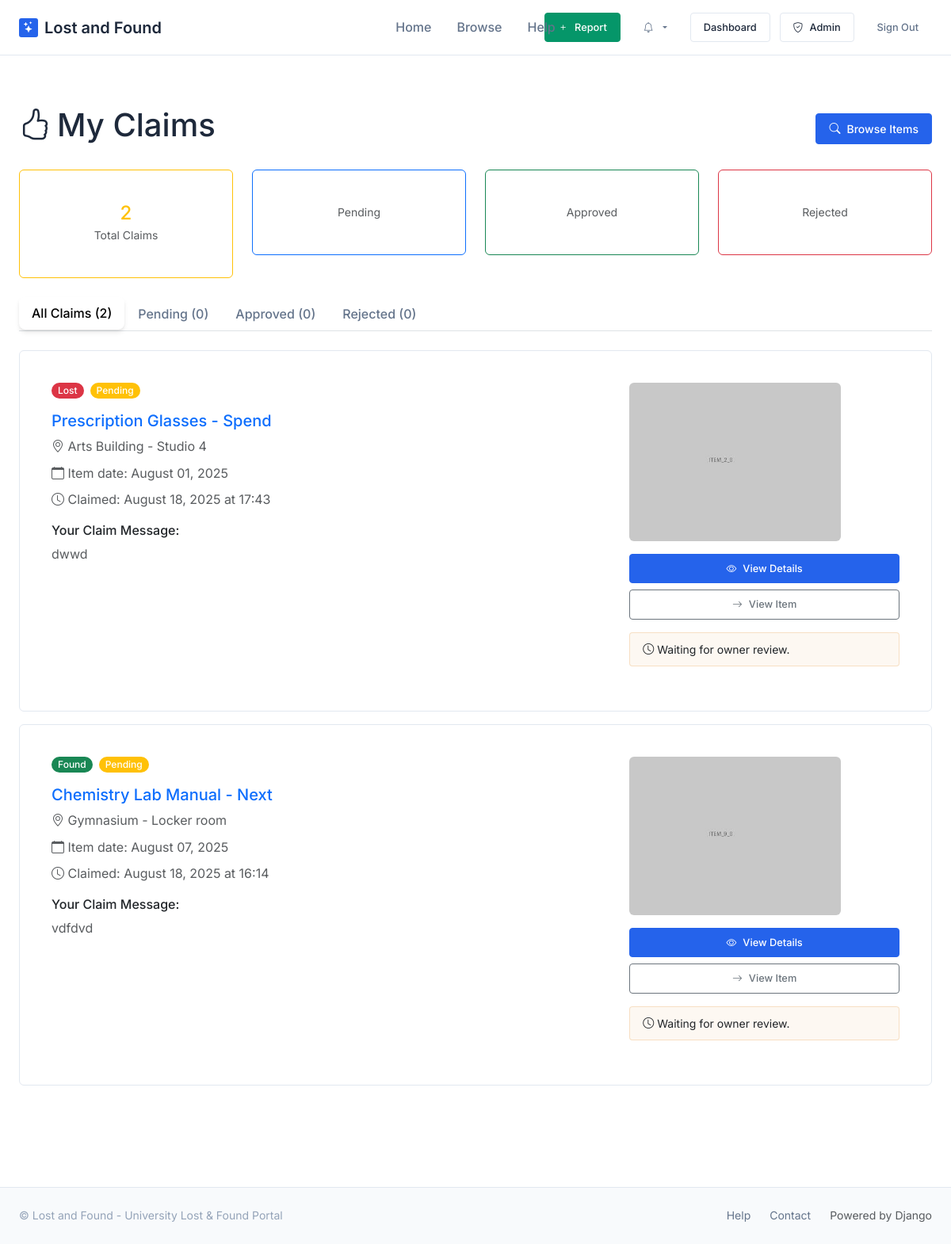
/claims/ (signed in), run on the app's committed database.
### lost_found/models.py (models this page shows, shortened)
class Claim(models.Model):
    STATUS_CHOICES = [
        ('PENDING', 'Pending'),
        ('APPROVED', 'Approved'),
        ('REJECTED', 'Rejected'),
        ('COLLECTED', 'Collected'),
    ]
    report = models.ForeignKey(ItemReport, on_delete=models.CASCADE, related_name='claims')
    claimant = models.ForeignKey(User, on_delete=models.CASCADE, related_name='claims')
    message = models.TextField(help_text="Describe why this item belongs to you")
    evidence_photo = models.ImageField(upload_to='claims/', null=True, blank=True)
    status = models.CharField(max_length=10, choices=STATUS_CHOICES, default='PENDING')
    created_at = models.DateTimeField(auto_now_add=True)
    resolved_at = models.DateTimeField(null=True, blank=True)
    resolution_note = models.TextField(blank=True)
    collected_at = models.DateTimeField(null=True, blank=True)
    collection_notes = models.TextField(blank=True, help_text="Notes about the collection (location, condition, etc.)")
    collection_confirmed_by_reporter = models.BooleanField(default=False)
    class Meta:
        verbose_name = "Claim"
        verbose_name_plural = "Claims"
        ordering = ['-created_at']
        unique_together = ['report', 'claimant']

class ItemReport(models.Model):
    TYPE_CHOICES = [
        ('LOST', 'Lost'),
        ('FOUND', 'Found'),
    ]
    STATUS_CHOICES = [
        ('OPEN', 'Open'),
        ('CLAIMED', 'Claimed'),
        ('RETURNED', 'Returned'),
        ('CLOSED', 'Closed'),
    ]
    type = models.CharField(max_length=5, choices=TYPE_CHOICES, db_index=True)
    title = models.CharField(
        max_length=120,
        validators=[MinLengthValidator(10), MaxLengthValidator(120)],
        help_text="Brief description of the item"
    )
    description = models.TextField(
        validators=[MinLengthValidator(50), MaxLengthValidator(2000)],
        help_text="Detailed description of the item"
    )
    category = models.ForeignKey(ItemCategory, on_delete=models.PROTECT, related_name='reports')
    location_text = models.CharField(max_length=200, help_text="Where the item was lost/found")
    latitude = models.DecimalField(max_digits=9, decimal_places=6, null=True, blank=True)
    longitude = models.DecimalField(max_digits=9, decimal_places=6, null=True, blank=True)
    date_event = models.DateField(help_text="Date item was lost/found")
    created_at = models.DateTimeField(auto_now_add=True, db_index=True)
    updated_at = models.DateTimeField(auto_now=True)
    reward_offered = models.DecimalField(
        max_digits=8, decimal_places=2, null=True, blank=True,
        validators=[MinValueValidator(0)],
        help_text="Reward amount offered (if any)"
    )
    status = models.CharField(max_length=10, choices=STATUS_CHOICES, default='OPEN', db_index=True)
    reporter = models.ForeignKey(User, on_delete=models.CASCADE, related_name='reports')
    claim_code = models.CharField(max_length=8, unique=True, default=generate_claim_code)
    is_approved = models.BooleanField(default=False, db_index=True)
    approved_by = models.ForeignKey(User, on_delete=models.SET_NULL, null=True, blank=True, related_name='approved_reports')
    approved_at = models.DateTimeField(null=True, blank=True)
    is_rejected = models.BooleanField(default=False, db_index=True)
    rejected_by = models.ForeignKey(User, on_delete=models.SET_NULL, null=True, blank=True, related_name='rejected_reports')
    rejected_at = models.DateTimeField(null=True, blank=True)
    rejection_reason = models.TextField(blank=True)
    is_flagged = models.BooleanField(default=False, db_index=True)
    flagged_by = models.ForeignKey(User, on_delete=models.SET_NULL, null=True, blank=True, related_name='flagged_reports')
    flagged_at = models.DateTimeField(null=True, blank=True)
    flag_reason = models.CharField(max_length=500, blank=True)
    admin_notes = models.TextField(blank=True, help_text="Internal notes visible only to staff")
    view_count = models.PositiveIntegerField(default=0)
    class Meta:
        verbose_name = "Item Report"
        verbose_name_plural = "Item Reports"
        ordering = ['-created_at']
        indexes = [
            models.Index(fields=['type', 'status', 'is_approved']),
            models.Index(fields=['category', 'status']),
            models.Index(fields=['reporter', 'status']),
        ]

class ItemPhoto(models.Model):
    report = models.ForeignKey(ItemReport, on_delete=models.CASCADE, related_name='photos')
    image = models.ImageField(upload_to=item_photo_path)
    caption = models.CharField(max_length=200, blank=True)
    uploaded_at = models.DateTimeField(auto_now_add=True)
    class Meta:
        verbose_name = "Item Photo"
        verbose_name_plural = "Item Photos"
        ordering = ['uploaded_at']

### lost_found/views.py (the view)
# urls.py: path('claims/', views.ClaimListView.as_view(), name='claim_list'),
class ClaimListView(LoginRequiredMixin, ListView):
    model = Claim
    template_name = 'lost_found/claim_list.html'
    context_object_name = 'claims'
    paginate_by = 20
    def get_queryset(self):
        return Claim.objects.filter(
            claimant=self.request.user
        ).select_related('report').order_by('-created_at')

### templates/lost_found/claim_list.html (shortened to what this page needs)
{% extends 'base.html' %}
{% block content %}
<div class="row">
    <div class="col-12">
        <div class="d-flex justify-content-between align-items-center mb-4">
            <h1><i class="bi bi-hand-thumbs-up me-2"></i>My Claims</h1>
            <a href="{% url 'lost_found:report_list' %}" class="btn btn-primary">
                <i class="bi bi-search"></i> Browse Items
            </a>
        </div>
        <div class="row mb-4">
            <div class="col-md-3">
                <div class="card text-center border-warning">
                    <div class="card-body">
                        <h4 class="text-warning mb-0">{{ claims|length }}</h4>
                        <small class="text-muted">Total Claims</small>
                    </div>
                </div>
            </div>
            <div class="col-md-3">
                <div class="card text-center border-primary">
                    <div class="card-body">
                        <small class="text-muted">Pending</small>
                    </div>
                </div>
            </div>
            <div class="col-md-3">
                <div class="card text-center border-success">
                    <div class="card-body">
                        <small class="text-muted">Approved</small>
                    </div>
                </div>
            </div>
            <div class="col-md-3">
                <div class="card text-center border-danger">
                    <div class="card-body">
                        <small class="text-muted">Rejected</small>
                    </div>
                </div>
            </div>
        </div>
        {% if claims %}
        <ul class="nav nav-tabs mb-4" id="claimTabs" role="tablist">
            <li class="nav-item" role="presentation">
                <button class="nav-link active" id="all-tab" data-bs-toggle="tab"
                        data-bs-target="#all" type="button" role="tab" aria-controls="all"
                        aria-selected="true">
                    All Claims ({{ claims|length }})
                </button>
            </li>
            <li class="nav-item" role="presentation">
                <button class="nav-link" id="pending-tab" data-bs-toggle="tab"
                        data-bs-target="#pending" type="button" role="tab" aria-controls="pending"
                        aria-selected="false">
                </button>
            </li>
            <li class="nav-item" role="presentation">
                <button class="nav-link" id="approved-tab" data-bs-toggle="tab"
                        data-bs-target="#approved" type="button" role="tab" aria-controls="approved"
                        aria-selected="false">
                </button>
            </li>
            <li class="nav-item" role="presentation">
                <button class="nav-link" id="rejected-tab" data-bs-toggle="tab"
                        data-bs-target="#rejected" type="button" role="tab" aria-controls="rejected"
                        aria-selected="false">
                </button>
            </li>
        </ul>
        <div class="tab-content" id="claimTabContent">
            <div class="tab-pane fade show active" id="all" role="tabpanel" aria-labelledby="all-tab">
                {% for claim in claims %}
                <div class="card mb-3">
                    <div class="card-body">
                        <div class="row">
                            <div class="col-md-8">
                                <div class="d-flex gap-2 mb-3">
                                    <span class="badge {% if claim.report.type == 'LOST' %}bg-danger{% else %}bg-success{% endif %}">
                                        {{ claim.report.get_type_display }}
                                    </span>
                                    <span class="badge
                                        {% if claim.status == 'PENDING' %}bg-warning
                                        {% elif claim.status == 'APPROVED' %}bg-success
                                        {% else %}bg-danger{% endif %}">
                                        {{ claim.get_status_display }}
                                    </span>
                                </div>
                                <h5>
                                    <a href="{% url 'lost_found:report_detail' claim.report.pk %}"
                                       class="text-decoration-none">{{ claim.report.title }}</a>
                                </h5>
                                <p class="text-muted mb-2">
                                    <i class="bi bi-geo-alt"></i> {{ claim.report.location_text }}
                                </p>
                                <p class="text-muted mb-2">
                                    <i class="bi bi-calendar"></i> Item date: {{ claim.report.date_event|date:"F d, Y" }}
                                </p>
                                <p class="text-muted mb-2">
                                    <i class="bi bi-clock"></i> Claimed: {{ claim.created_at|date:"F d, Y \a\t H:i" }}
                                </p>
                                <div class="mt-3">
                                    <h6>Your Claim Message:</h6>
                                    <p class="text-muted">{{ claim.message|truncatewords:30 }}</p>
                                </div>
                            </div>
                            <div class="col-md-4">
                                {% if claim.report.photos.exists %}
                                <img src="{{ claim.report.photos.first.image.url }}"
                                     class="img-fluid rounded mb-3"
                                     style="max-height: 200px; object-fit: cover;"
                                     alt="{{ claim.report.title }}">
                                {% endif %}
                                <div class="d-grid gap-2">
                                    <a href="{% url 'lost_found:claim_detail' claim.pk %}"
                                       class="btn btn-primary btn-sm">
                                        <i class="bi bi-eye"></i> View Details
                                    </a>
                                    <a href="{% url 'lost_found:report_detail' claim.report.pk %}"
                                       class="btn btn-outline-secondary btn-sm">
                                        <i class="bi bi-arrow-right"></i> View Item
                                    </a>
                                </div>
                                {% if claim.status == 'APPROVED' %}
                                <div class="alert alert-success mt-3 py-2">
                                    <small>
                                        <i class="bi bi-check-circle"></i>
                                        Contact the owner to arrange pickup!
                                    </small>
                                </div>
                                {% else %}
                                <div class="alert alert-warning mt-3 py-2">
                                    <small>
                                        <i class="bi bi-clock"></i>
                                        Waiting for owner review.
                                    </small>
                                </div>
                                {% endif %}
                            </div>
                        </div>
                    </div>
                </div>
                {% endfor %}
            </div>
        </div>
        {% endif %}
    </div>
</div>
{% endblock %}

### static/lost_found/css/style.css (style rules this page uses)
:root { --primary: #2563eb; --primary-light: #3b82f6; --primary-dark: #1d4ed8; --secondary: #64748b; --secondary-light: #94a3b8; --secondary-dark: #475569; --accent: #059669; --accent-light: #10b981; --accent-dark: #047857; --danger: #dc2626; --warning: #d97706; --info: #0891b2; --success: var(--accent); --warning: var(--warning); --error: var(--danger); --info: var(--info); --gray-50: #fafafa; --gray-100: #f5f5f5; --gray-200: #e5e5e5; --gray-300: #d4d4d4; --gray-400: #a3a3a3; --gray-500: #737373; --gray-600: #525252; --gray-700: #404040; --gray-800: #262626; --gray-900: #171717; --background: #ffffff; --surface: #f8fafc; --surface-elevated: #ffffff; --border: #e2e8f0; --text-primary: #1e293b; --text-secondary: #64748b; --text-muted: #94a3b8; --radius-sm: 0.375rem; --radius-md: 0.5rem; --radius-lg: 0.75rem; --radius-xl: 1rem; --radius-2xl: 1.5rem; --shadow-sm: 0 1px 2px 0 rgb(0 0 0 / 0.05); --shadow-md: 0 4px 6px -1px rgb(0 0 0 / 0.1), 0 2px 4px -2px rgb(0 0 0 / 0.1); --shadow-lg: 0 10px 15px -3px rgb(0 0 0 / 0.1), 0 4px 6px -4px rgb(0 0 0 / 0.1); --shadow-xl: 0 20px 25px -5px rgb(0 0 0 / 0.1), 0 8px 10px -6px rgb(0 0 0 / 0.1); --shadow-colored: 0 10px 25px -5px rgba(14, 165, 233, 0.15), 0 8px 10px -6px rgba(168, 85, 247, 0.1); --shadow-glow: 0 0 20px rgba(14, 165, 233, 0.3); --transition-fast: 150ms cubic-bezier(0.4, 0, 0.2, 1); --transition-normal: 300ms cubic-bezier(0.4, 0, 0.2, 1); --transition-slow: 500ms cubic-bezier(0.4, 0, 0.2, 1); --font-sans: 'Inter', -apple-system, BlinkMacSystemFont, 'Segoe UI', Roboto, 'Helvetica Neue', sans-serif; --font-display: 'Inter', Georgia, serif; --font-mono: 'JetBrains Mono', 'Fira Code', 'Consolas', monospace; --container-padding: 1.5rem; --section-spacing: 4rem; --element-spacing: 1.5rem; }
* { box-sizing: border-box; }
body { font-family: var(--font-sans); line-height: 1.6; color: var(--text-primary); background-color: var(--background); margin: 0; padding: 0; font-size: 16px; font-weight: 400; }
.btn { display: inline-flex; align-items: center; justify-content: center; gap: 0.5rem; padding: 0.5rem 1rem; border: 1px solid; border-radius: 4px; font-family: var(--font-sans); font-size: 0.875rem; font-weight: 500; text-decoration: none; cursor: pointer; transition: all 0.15s ease; }
.btn-primary { background: var(--primary); color: white; border-color: var(--primary); }
.btn-sm { padding: 0.5rem 1rem; font-size: 0.8rem; }
.card { background: #ffffff; border: 1px solid var(--border); border-radius: 6px; padding: 1.5rem; }
.card-body { margin: 0; }
.nav-link { color: var(--text-secondary); text-decoration: none; font-weight: 500; padding: 0.5rem 1rem; border-radius: var(--radius-md); transition: all var(--transition-fast); position: relative; }
.nav-link.active { color: var(--primary-600); background: #ffffff; box-shadow: var(--shadow-md); border: 1px solid var(--border-accent); }
.badge { display: inline-flex; align-items: center; gap: 0.25rem; padding: 0.25rem 0.5rem; border-radius: 12px; font-size: 0.75rem; font-weight: 500; }
.alert { padding: 1rem; border-radius: 4px; border: 1px solid; margin-bottom: 1rem; }
.alert-warning { background: rgba(217, 119, 6, 0.05); border-color: rgba(217, 119, 6, 0.2); color: var(--warning); }
.gap-2 { gap: 0.5rem; }

### data on the page
Claim: report.type "Lost", status "Pending", report "Prescription Glasses - Spend", report.location_text "Arts Building - Studio 4", report.date_event "August 01, 2025", created_at "August 18, 2025 at 17:43", message "dwwd", report.photos.first.image (picture), shows "Waiting for owner review."
Claim: report.type "Found", status "Pending", report "Chemistry Lab Manual - Next", report.location_text "Gymnasium - Locker room", report.date_event "August 07, 2025", created_at "August 18, 2025 at 16:14", message "vdfdvd", report.photos.first.image (picture), shows "Waiting for owner review."

### other printed values
{{ claims|length }} "2"
